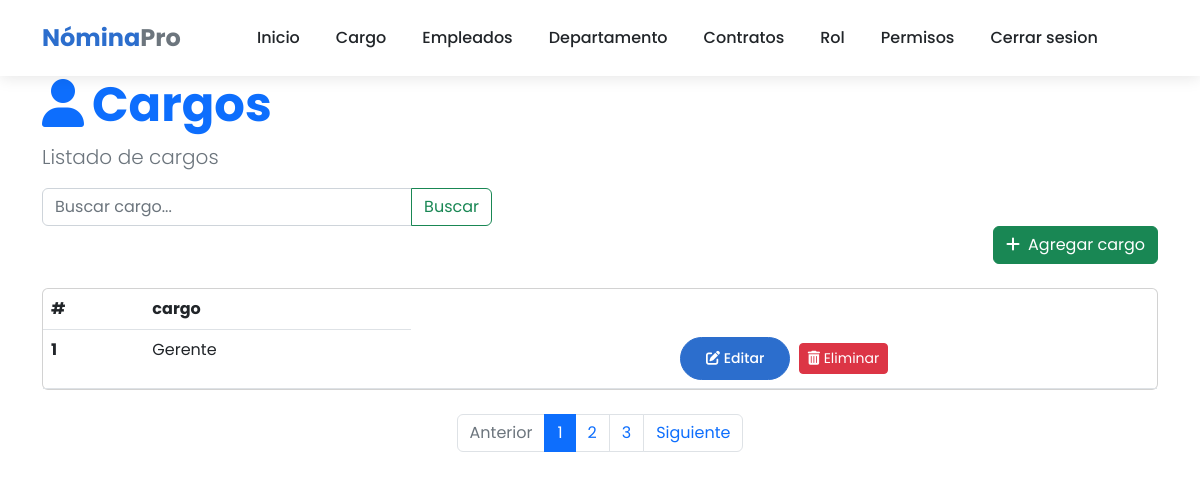
Before: /nomina/list_cargo (signed in) with the older database file.
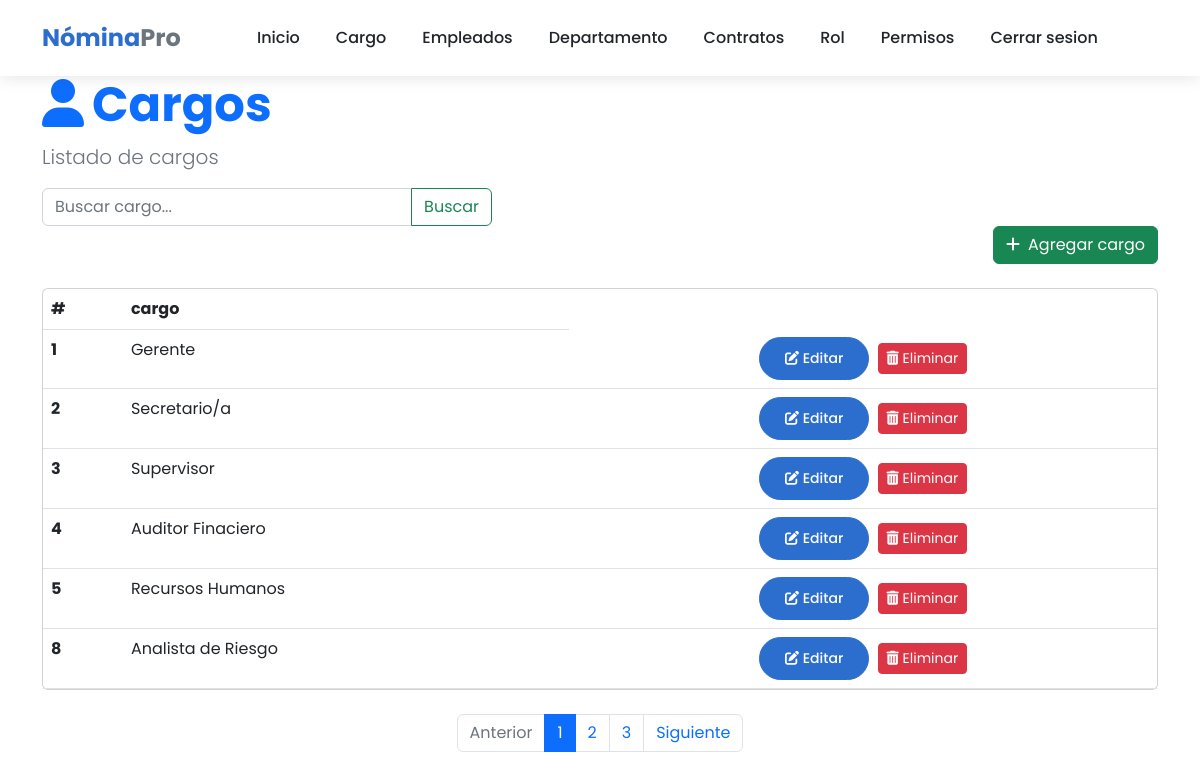
After: the same page with the newer database file.
### core/models.py (models this page shows, shortened)
class Cargo(models.Model):
    descripcion = models.CharField(max_length=100)

### core/views.py (the view)
# urls.py: path('list_cargo', views.list_cargo, name="list_cargo"),
@login_required
def list_cargo (request):
    query= request.GET.get('q',None)
    print(query)
    if query: cargos = Cargo.objects.filter(descripcion__icontains=query)
    else: cargos = Cargo.objects.all()
    context = {'cargos': cargos, 'title': 'Listado de nomina'}
    return render(request, 'cargos/list.html', context)

### template/cargos/list.html (shortened to what this page needs)
{% extends "home.html" %}
{% block content %}
<div class="container">
    <header class="page-header">
        <h1 class="display-5 fw-bold text-primary">
            <i class="fas fa-user me-2"></i>Cargos
        </h1>
        <p class="lead text-muted">Listado de cargos</p>
    </header>
    <form action="" style="max-width: 450px;">
        <div class="input-group">
            <input type="text" class="form-control" placeholder="Buscar cargo..." name="q" value="{{ request.GET.q }}">
            <button class="btn btn-outline-success" data-bs-toggle="tooltip" data-bs-title="Escriba parte del apellido y click en buscar">
                Buscar
            </button>
        </div>
    </form>
    <div class="d-flex justify-content-end mb-4">
        <a class="btn btn-success text-white"  href="{% url 'core:create_cargo' %}">
            <i class="fas fa-plus me-2"></i>Agregar cargo
        </a>
    </div>
    <div class="card mb-4">
        <div class="card-body p-0">
            <div class="table-responsive">
                <table class="table table-hover mb-0">
                    <thead>
                        <tr>
                            <th scope="col">#</th>
                            <th scope="col">cargo</th>
                    </thead>
                    <tbody>
                       {% for cargo in cargos %}
                        <tr>
                            <th scope="row">{{cargo.id}}</th>
                            <td>{{cargo.descripcion}}</td>
                            <td class="text-center">
                                <a href="{% url 'core:update_cargo' cargo.id %}" class="btn btn-sm btn-primary me-1">
                                    <i class="fas fa-edit"></i> Editar
                                </a>
                                <a  href="{% url 'core:delete_cargo' cargo.id %}" class="btn btn-sm btn-danger">
                                    <i class="fas fa-trash-alt"></i> Eliminar
                                </a>
                            </td>
                        </tr>
                       {% endfor %}
                    </tbody>
                </table>
            </div>
        </div>
    </div>
    <nav aria-label="Page navigation" class="mb-4">
        <ul class="pagination justify-content-center">
            <li class="page-item disabled">
                <a class="page-link" href="#" tabindex="-1" aria-disabled="true">Anterior</a>
            </li>
            <li class="page-item active"><a class="page-link" href="#">1</a></li>
            <li class="page-item"><a class="page-link" href="#">2</a></li>
            <li class="page-item"><a class="page-link" href="#">3</a></li>
            <li class="page-item">
                <a class="page-link" href="#">Siguiente</a>
            </li>
        </ul>
    </nav>
</div>
{% endblock %}

Changed rows visible on the page:
added Cargo: id "2", descripcion "Secretario/a"
added Cargo: id "3", descripcion "Supervisor"
added Cargo: id "4", descripcion "Auditor Finaciero"
added Cargo: id "5", descripcion "Recursos Humanos"
added Cargo: id "8", descripcion "Analista de Riesgo"
